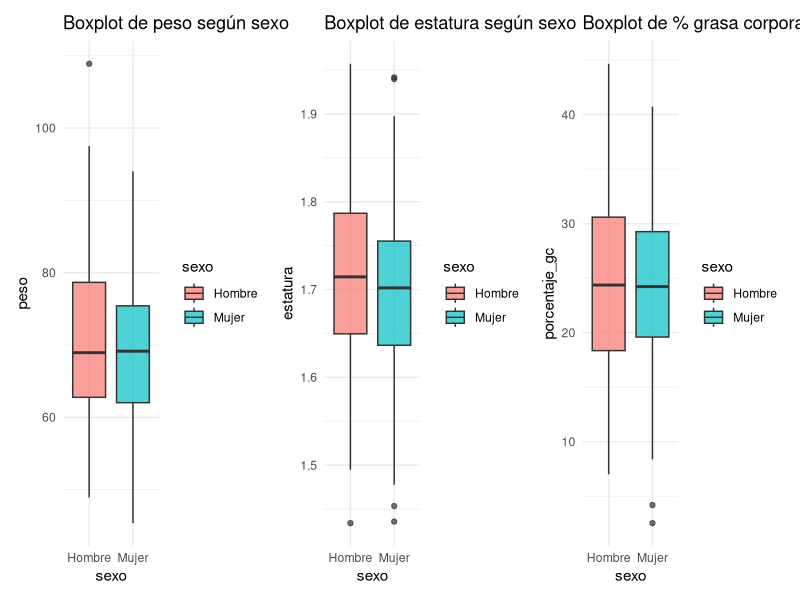
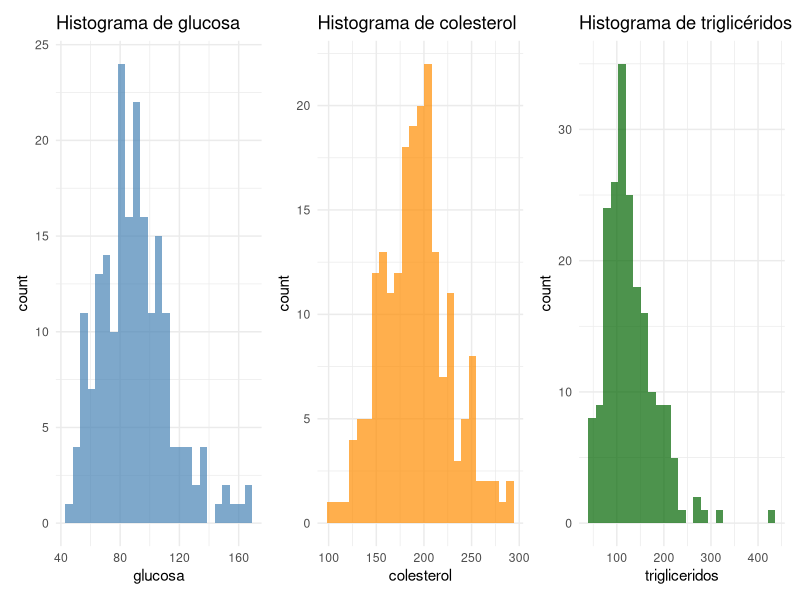
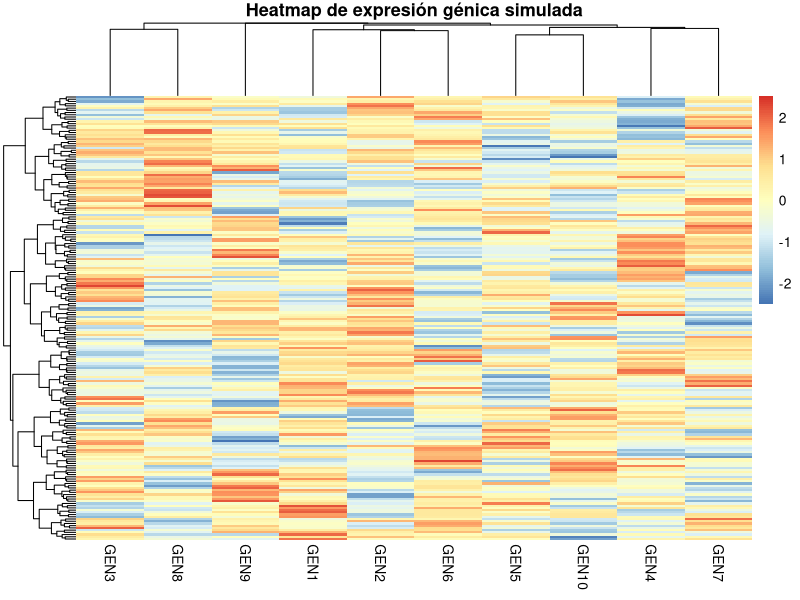

The R source for these figures, in order:
## ----------------------------------------------------------
## Creación de una base de datos simulada con variables
## antropométricas, bioquímicas y de expresión génica
## ----------------------------------------------------------

library(dplyr)
library(ggplot2)
library(tidyr)
library(patchwork)
library(pheatmap)

set.seed(123)  ## Para reproducibilidad

N <- 200  ## tamaño muestral

data_sim <- tibble(
  sexo = sample(c("Hombre", "Mujer"), N, replace = TRUE),
  
  ## Variables antropométricas
  peso = rnorm(N, mean = 70, sd = 12),
  estatura = rnorm(N, mean = 1.70, sd = 0.10),
  porcentaje_gc = rnorm(N, mean = 25, sd = 8),  ## % grasa corporal
  
  ## Variables bioquímicas (con distr. no normal)
  glucosa = rlnorm(N, meanlog = log(85), sdlog = 0.25),
  colesterol = rnorm(N, mean = 190, sd = 35),
  trigliceridos = rlnorm(N, meanlog = log(120), sdlog = 0.40) ,
  
  ## Expresión génica simulada: 10 genes × N individuos
  GEN1 = rnorm(N, 0, 1),
  GEN2 = rnorm(N, 0, 1),
  GEN3 = rnorm(N, 0, 1),
  GEN4 = rnorm(N, 0, 1),
  GEN5 = rnorm(N, 0, 1),
  GEN6 = rnorm(N, 0, 1),
  GEN7 = rnorm(N, 0, 1),
  GEN8 = rnorm(N, 0, 1),
  GEN9 = rnorm(N, 0, 1),
  GEN10 = rnorm(N, 0, 1)
)

head(data_sim)

## ----------------------------------------------------------
## BOXPLOTS para peso, estatura y %GC en función del sexo
## ----------------------------------------------------------

g1 <- ggplot(data_sim, aes(x = sexo, y = peso, fill = sexo)) +
  geom_boxplot(alpha = 0.7) +
  labs(title = "Boxplot de peso según sexo") +
  theme_minimal()

g2 <- ggplot(data_sim, aes(x = sexo, y = estatura, fill = sexo)) +
  geom_boxplot(alpha = 0.7) +
  labs(title = "Boxplot de estatura según sexo") +
  theme_minimal()

g3 <- ggplot(data_sim, aes(x = sexo, y = porcentaje_gc, fill = sexo)) +
  geom_boxplot(alpha = 0.7) +
  labs(title = "Boxplot de % grasa corporal según sexo") +
  theme_minimal()

## Unir los 3 gráficos con patchwork
(g1 | g2 | g3)

## Los boxplots permiten comparar rápidamente la mediana y la 
## dispersión entre "Hombre" y "Mujer".
## También permiten identificar valores extremos ("outliers").
##
## En variables antropométricas es habitual observar:
## - Peso más alto en hombres
## - %GC más alto en mujeres
## - Estatura mayor en hombres

## ----------------------------------------------------------
## Histogramas bioquímicos: glucosa, colesterol, triglicéridos
## ----------------------------------------------------------

h1 <- ggplot(data_sim, aes(glucosa)) +
  geom_histogram(bins = 25, fill = "steelblue", alpha = 0.7) +
  labs(title = "Histograma de glucosa") +
  theme_minimal()

h2 <- ggplot(data_sim, aes(colesterol)) +
  geom_histogram(bins = 25, fill = "darkorange", alpha = 0.7) +
  labs(title = "Histograma de colesterol") +
  theme_minimal()

h3 <- ggplot(data_sim, aes(trigliceridos)) +
  geom_histogram(bins = 25, fill = "darkgreen", alpha = 0.7) +
  labs(title = "Histograma de triglicéridos") +
  theme_minimal()

(h1 | h2 | h3)

## La glucosa y los triglicéridos suelen presentar distribuciones 
## asimétricas (positivamente sesgadas). Por eso hemos usado 
## una distribución log-normal simulada.
##
## El colesterol total, sin embargo, suele aproximarse más 
## a una distribución normal.
##
## Estos histogramas permiten al alumno identificar si es adecuado 
## usar pruebas paramétricas (t-test) o no paramétricas (Wilcoxon).


## ----------------------------------------------------------
## Heatmap de expresión génica simulada
## ----------------------------------------------------------

matriz_genes <- as.matrix(data_sim %>% select(starts_with("GEN")))

## Crear nombres de individuos
rownames(matriz_genes) <- paste0("ID_", 1:nrow(matriz_genes))

## Heatmap usando pheatmap
pheatmap(
  matriz_genes,
  scale = "row",   ## centramos por gen
  clustering_method = "ward.D2",
  show_rownames = FALSE,
  main = "Heatmap de expresión génica simulada"
)

## En un heatmap de expresión génica solemos:
## - Escalar por fila (cada gen) para ver patrones relativos
## - Aplicar clustering jerárquico para agrupar genes o individuos
## - Interpretar colores como "sobreexpresión" o "infraexpresión"
##
## En esta simulación, los genes siguen distribuciones normales, 
## pero aun así podemos visualizar zonas donde los valores se 
## agrupan creando patrones aparentes.
